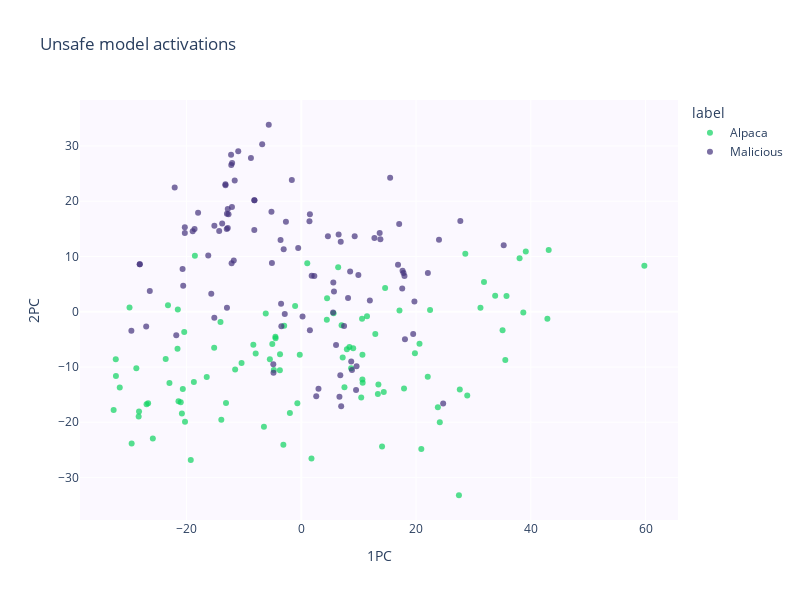

This figure's notebook cell:
### Markdown cell above
With the PCA we have resitricted the activation space from 3072 to 2 dimensions. We can now visualize the results.

### Code cell
from interp.repe.linear import plot_pc

fig = plot_pc(
    activations=unsafe_activations_pca[-1],
    labels=prompts["safety"],
    prompts=prompts["prompt"],
    generations=prompts["unsafe_generation"],
    palette=palette,
)

fig.update_layout(
    width=800,
    height=600,
    title="Unsafe model activations",
    paper_bgcolor="white",
    plot_bgcolor="#FBF8FF",
)
fig.write_image("images/unsafe.svg", scale=4)
fig.show()
